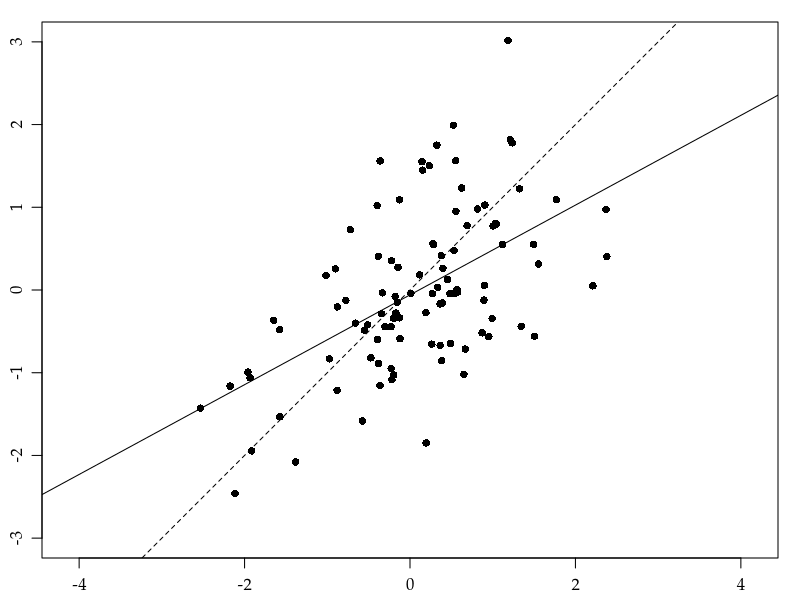

The R source for this figure:
args = commandArgs()
basename = sub(".R$", "", sub("^--file=(.*/)?", "", args[grep("^--file=", args)]))
if (length(basename) != 0)
    quartz(type="pdf", file=paste0(basename, ".pdf"),
           width=13/4/25.4/0.664*15, height=13/4/25.4/0.664*15) # 15zw*15zw
par(family="Palatino")
par(mgp=c(2,0.8,0)) # title and axis margins. default: c(3,1,0)
par(mar=c(2,2,1,1)+0.1) # bottom, left, top, right margins. default: c(5,4,4,2)+0.1
set.seed(1)
a = rnorm(100);  b = rnorm(100);  c = rnorm(100)
x = (a + c) / sqrt(2)
y = (b + c) / sqrt(2)
plot(x, y, pch=16, xlim=c(-3,3), ylim=c(-3,3), asp=1, xlab="", ylab="")
abline(lm(y ~ x))
abline(0, 1, lty=2)
dev.off()
